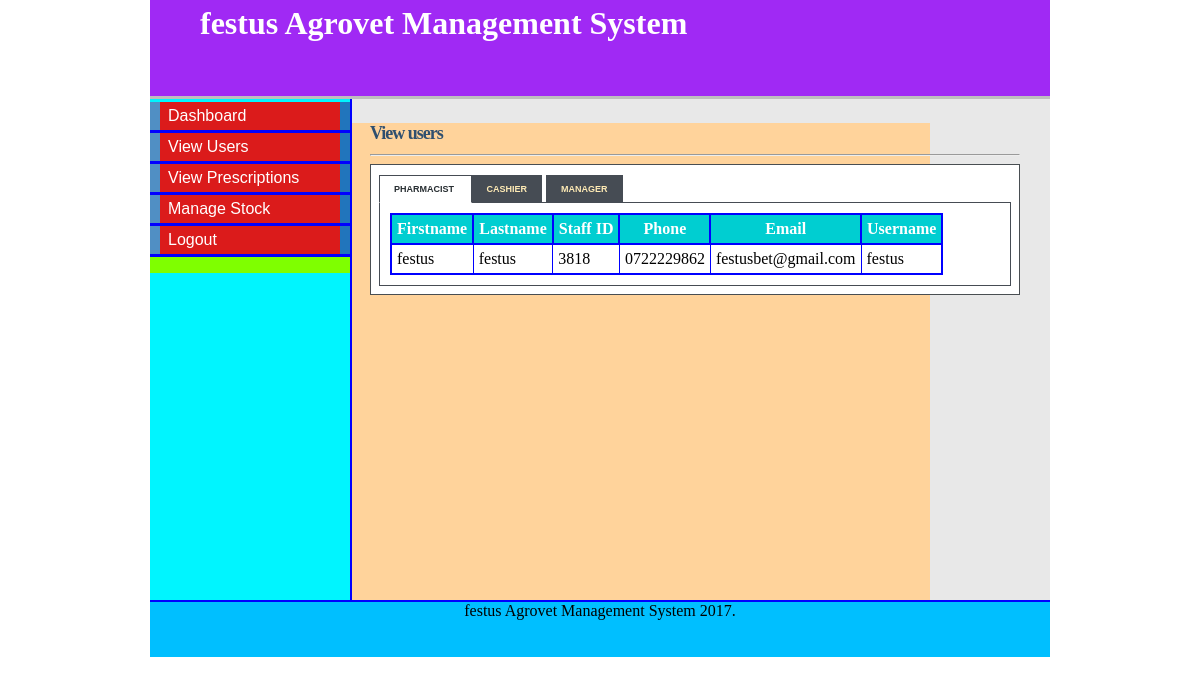
The app's page /view.php (signed in) with its own data.
### tables this page shows
CREATE TABLE IF NOT EXISTS `pharmacist` (
  `pharmacist_id` tinyint(5) NOT NULL AUTO_INCREMENT,
  `first_name` varchar(15) NOT NULL,
  `last_name` varchar(15) NOT NULL,
  `staff_id` varchar(10) NOT NULL,
  `postal_address` varchar(20) NOT NULL,
  `phone` varchar(12) NOT NULL,
  `email` varchar(20) NOT NULL,
  `username` varchar(10) NOT NULL,
  `password` varchar(10) NOT NULL,
  `date` datetime NOT NULL,
  PRIMARY KEY (`pharmacist_id`)
);

### view.php (the view, shortened to what this page needs)
<html>
<head>
<link rel="stylesheet" type="text/css" href="style/mystyle.css">
<link rel="stylesheet" href="style/style.css" type="text/css" media="screen" />
<link rel="stylesheet" href="style/table.css" type="text/css" media="screen" />
</head>
<body>
<div id="content">
<div id="header">
<h1><a href="#"></a> festus Agrovet Management System</h1></div>
<div id="left_column">
<div id="button">
		<ul>
			<li><a href="manager.php">Dashboard</a></li>
			<li><a href="view.php">View Users</a></li>
			<li><a href="view_prescription.php">View Prescriptions</a></li>
			<li><a href="stock.php">Manage Stock</a></li>
			<li><a href="logout.php">Logout</a></li>
		</ul>
</div>
</div>
<div id="main">
<div id="tabbed_box" class="tabbed_box">
    <h4>View users</h4>
<hr/>
    <div class="tabbed_area">
        <ul class="tabs">
            <li><a href="javascript:tabSwitch('tab_1', 'content_1');" id="tab_1" class="active">Pharmacist </a></li>
            <li><a href="javascript:tabSwitch('tab_2', 'content_2');" id="tab_2">Cashier</a></li>
			<li><a href="javascript:tabSwitch('tab_3', 'content_3');" id="tab_3">Manager</a></li>
        </ul>
        <div id="content_1" class="content">
<?php echo $message;
       $result = mysql_query("SELECT * FROM pharmacist")or die(mysql_error());
        echo "<table border='1' cellpadding='5'>";
        echo "<tr><th>Firstname</th> <th>Lastname </th> <th>Staff ID</th><th>Phone</th><th>Email</th><th>Username </th></tr>";
        while($row = mysql_fetch_array( $result )) {
                echo "<tr>";
                echo '<td>' . $row['first_name'] . '</td>';
				echo '<td>' . $row['last_name'] . '</td>';
				echo '<td>' . $row['staff_id'] . '</td>';
				echo '<td>' . $row['phone'] . '</td>';
				echo '<td>' . $row['email'] . '</td>';
				echo '<td>' . $row['username'] . '</td>';
			}
        echo "</table>";
?>
        </div>
    </div>
</div>
</div>
<div id="footer" align="Center"> festus Agrovet Management System 2017. </div>
</div>
</body>
</html>

### style/mystyle.css (style rules this page uses)
body { margin-top: 0px; padding-top: 0px; }
#content { margin-left: auto; margin-right: auto; background: #E8E8E8; width: 900px; height: 600px; }
#header { width: 900px; height: 96px; background:#a029f4; border-bottom: solid 3px #bebebe; }
#header h1 { margin: 0px; padding-top: 5px; margin-left: 50px; color: #fff; }
#left_column { clear: all; float: left; width: 200px; height: 501px; background: #00f5ff; border-right:solid 2px blue; }
#main { clear: all; width: 780px; height: 470px; background: #ffd39b; }
#button { width: 12.5em; padding: 0 0 1em 0; margin-top: 0.2em; margin-bottom: 1em; font-family: 'Trebuchet MS', 'Lucida Grande', Verdana, Arial, Sans-serif; background: #7fff00; color: #333; }
#button ul { list-style: none; margin: 0; padding: 0; border: none; }
#button li { border-bottom: 3px solid blue; margin: 0; list-style: none; list-style-image: none; }
#button li a { display: block; padding: 5px 5px 5px 0.5em; border-left: 10px solid #508fc4; border-right: 10px solid #2175bc; background-color: #DB1B1B; color: #fff; text-decoration: none; width: 100%; }
html>body #button li a { width: auto; }
#footer { width: 900px; height: 55px; background: #00bfff; clear: all; border-top: solid 2px blue; }

### style/style.css (style rules this page uses)
#tabbed_box { margin: 0px auto 0px 220px; width: 650px; }
.tabbed_box h4 { font-size: 18px; color:#2F4F6F; letter-spacing:-1px; margin-bottom:10px; }
.tabbed_area { border: 1px solid #494e52; background-color: #fff; padding: 8px; }
ul.tabs { margin: 0px; padding: 0px; margin-top: 5px; margin-bottom: 6px; }
ul.tabs li { list-style: none; display: inline; }
ul.tabs li a { background-color: #464c54; color: #ffebb5; padding: 8px 14px 8px 14px; text-decoration: none; font-size: 9px; font-family: Verdana, Arial, Helvetica, sans-serif; font-weight: bold; text-transform: uppercase; border: 1px solid #464c54; }
ul.tabs li a.active { background-color: #ffffff; color: #282e32; border: 1px solid #464c54; border-bottom: 1px solid #ffffff; }
.content { background-color: #ffffff; padding: 10px; border: 1px solid #464c54; }

### style/table.css (style rules this page uses)
table { border-collapse:collapse; }
table,th { border: 2px solid blue; }
th { background-color: #00CED1; color:white; }

### view.php (style rules this page uses)
#main { height: 477px; }

### records on screen
pharmacist: first_name "festus", last_name "festus", staff "3818", phone "0722229862", email "festusbet@gmail.com", username "festus"
